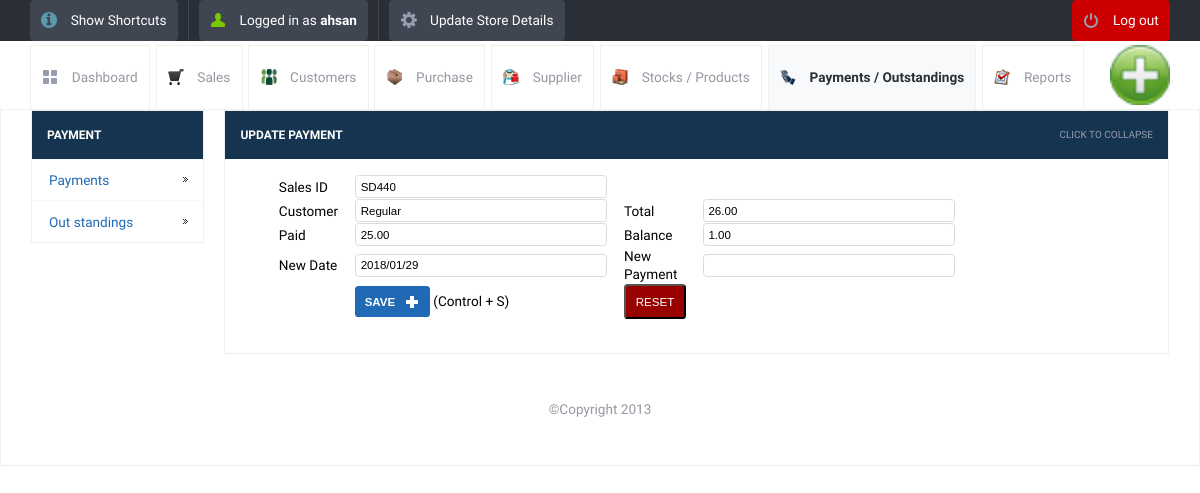
Page /update_payment.php?sid=SD440&table=stock_entries&return=view_payments.php (signed in) on the committed database.
### tables this page shows
CREATE TABLE IF NOT EXISTS `stock_sales` (
  `id` int(10) NOT NULL AUTO_INCREMENT,
  `transactionid` varchar(250) NOT NULL,
  `stock_name` varchar(200) NOT NULL,
  `category` varchar(120) NOT NULL,
  `supplier_name` varchar(200) NOT NULL,
  `selling_price` decimal(10,2) NOT NULL,
  `quantity` decimal(10,2) NOT NULL,
  `amount` decimal(10,2) NOT NULL,
  `date` date NOT NULL,
  `username` varchar(120) NOT NULL,
  `customer_id` varchar(120) NOT NULL,
  `subtotal` decimal(10,2) NOT NULL,
  `payment` decimal(10,2) NOT NULL,
  `balance` decimal(10,2) NOT NULL,
  `discount` decimal(10,0) NOT NULL,
  `tax` decimal(10,0) NOT NULL,
  `tax_dis` varchar(100) NOT NULL,
  `dis_amount` decimal(10,0) NOT NULL,
  `grand_total` decimal(10,0) NOT NULL,
  `due` date NOT NULL,
  `mode` varchar(250) NOT NULL,
  `description` varchar(500) NOT NULL,
  `count1` int(11) NOT NULL,
  `billnumber` varchar(120) NOT NULL,
  `opp` int(255) NOT NULL,
  PRIMARY KEY (`id`)
);

### lib/db.class.php (called while the page is built, shortened)
<?php
  class DB
  {
    function DB($base, $server, $user, $pass)
    {
     $myconnection =  mysql_select_db($base)              ;
    }
    function queryUniqueObject($query, $debug = -1)
    {
      $query = "$query LIMIT 1";
      $result = mysql_query($query) or $this->debugAndDie($query);
      return mysql_fetch_object($result);
    }
  }
?>

### init.php (called while the page is built, shortened)
<?php
	include("lib/db.class.php");
	$db = new DB($config['database'], $config['host'], $config['username'], $config['password']);
?>

### update_payment.php (the view, shortened to what this page needs)
<?php
include_once("init.php");
?>
<!DOCTYPE html>
<html lang="en">
<head>
	<link rel="stylesheet" href="css/style.css">
         <link rel="stylesheet" href="js/date_pic/date_input.css">
	<?php include_once("tpl/common_js.php"); ?>
</head>
<body>
	<?php include_once("tpl/top_bar.php"); ?>
	<div id="header-with-tabs">
		<div class="page-full-width cf">
			<ul id="tabs" class="fl">
                                <li><a href="dashboard.php" class="dashboard-tab">Dashboard</a></li>
				<li><a href="view_sales.php" class="sales-tab">Sales</a></li>
				<li><a href="view_customers.php" class=" customers-tab">Customers</a></li>
				<li><a href="view_purchase.php" class="purchase-tab">Purchase</a></li>
				<li><a href="view_supplier.php" class=" supplier-tab">Supplier</a></li>
				<li><a href="view_product.php" class="stock-tab">Stocks / Products</a></li>
				<li><a href="view_payments.php" class="active-tab payment-tab">Payments / Outstandings</a></li>
				<li><a href="view_report.php" class="report-tab">Reports</a></li>
			</ul>
			<a href="#" id="company-branding-small" class="fr"><img src="<?php if(isset($_SESSION['logo'])) { echo "upload/".$_SESSION['logo'];}else{ echo "upload/posnic.png"; } ?>" alt="Point of Sale" /></a>
		</div>
	</div>
	<div id="content">
		<div class="page-full-width cf">
			<div class="side-menu fl">
				<h3>Payment</h3>
				<ul>
					<li><a href="view_payments.php">Payments</a></li>
					<li><a href="view_out_standing.php">Out standings</a></li>
				</ul>
                        </div>
			<div class="side-content fr">
				<div class="content-module">
					<div class="content-module-heading cf">
						<h3 class="fl">Update Payment</h3>
						<span class="fr expand-collapse-text">Click to collapse</span>
					</div>
						<div class="content-module-main cf">
				<form name="form1" method="post" id="form1" action="">
                  <table class="form"  border="0" cellspacing="0" cellpadding="0">
				<?php
				if(isset($_GET['sid']))
				$id=$_GET['sid'];
				$line = $db->queryUniqueObject("SELECT * FROM stock_sales WHERE transactionid='$id'");
				?>
		<form name="form1" method="post" id="form1" action="">
                   <tr><td>&nbsp;</td>
                       <td>Sales ID</td>
                       <td><input name="stock_id" type="text" readonly="readonly" readonly="readonly" id="stockid" maxlength="200"  class="round default-width-input" value="<?php echo $line->transactionid ; ?> "/>
                      </td>
                   <td>&nbsp;</td></tr>
                    <tr><td>&nbsp;</td>
					<td>Customer</td>
                      <td><input name="customer" type="text" id="customer" maxlength="200" readonly="readonly" class="round default-width-input" value="<?php echo $line->customer_id  ; ?> "/></td>
                   <td>Total </td>
                      <td><input name="total"  type="text" id="tatal" maxlength="20" readonly="readonly"  class="round default-width-input"
					  value="<?php echo $line->subtotal ; ?>" /></td>
                    </tr>
                    <tr><td>&nbsp;</td>
                             <td>Paid </td>
                      <td><input name="paid"  type="text" id="paid" maxlength="20" readonly="readonly"  class="round default-width-input"
                                 value="<?php echo $line->payment ; ?>" onkeypress="return numbersonly(event)" /></td>
                    <td>Balance </td>
                    <td><input name="balance"  type="text" id="balance" readonly="readonly" maxlength="20"  class="round default-width-input"
                                 value="<?php echo $line->balance ; ?>" onkeypress="return numbersonly(event)" /></td>
                    </tr>
                    <tr>
                        <td></td>
                             <td>New Date </td>
                      <td><input name="date"  type="text" id="test1" maxlength="20"  class="round default-width-input"
                                 value="<?php echo date("Y/m/d") ?>" /></td>
                    <td>New Payment </td>
                    <td><input name="new_payment" id="new_payment" type="text"  onkeypress="return numbersonly(event)"  maxlength="20" onkeyup="change_balance()" class="round default-width-input"
					 /></td>
                    </tr>
                    <tr>
                      <td>&nbsp;</td>
                      <td>&nbsp;</td>
                      <td>
                        <input  class="button round blue image-right ic-add text-upper" type="submit" name="Submit" value="Save">
						(Control + S)</td>
                        <td align="right"><input class="button round red   text-upper"  type="reset" name="Reset" value="Reset">
                        </td>
			<td>&nbsp;</td>
                    </tr>
                  </table>
                </form>
					</div>
				</div>
		</div>
	</div>
	<div id="footer">
		<p> &copy;Copyright 2013</p>
	</div>
</body>
</html>

### rows in the picture
stock_sales: stock_id "SD440", customer "Regular", total "26.00", paid "25.00", balance "1.00"

### other values in the picture
$POSNIC['username'] "ahsan"
